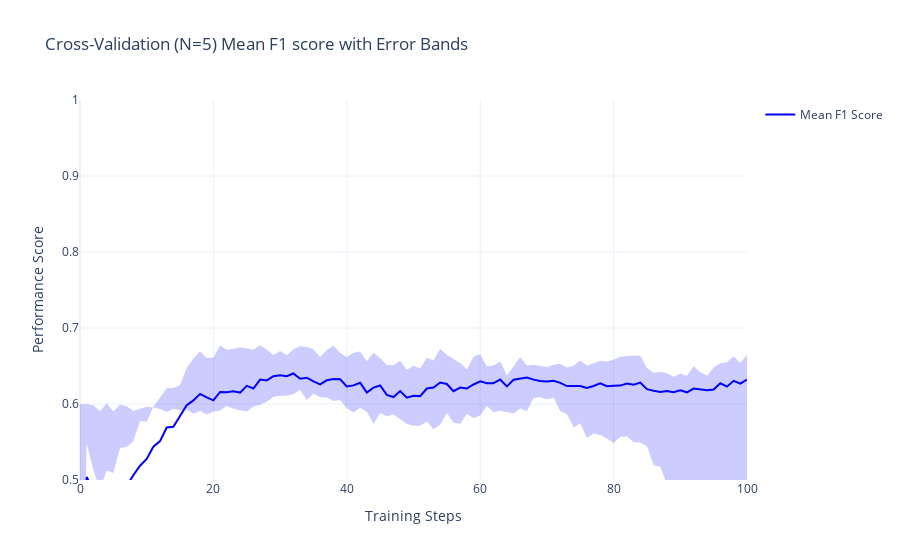
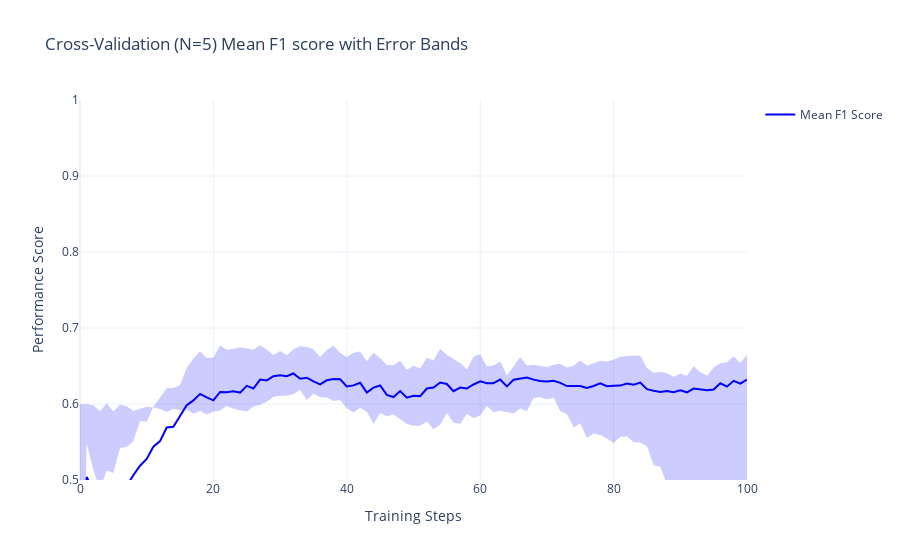

The notebook cell these images were saved under, in order:
### Markdown cell above
And get the performance plots:

### Code cell
from ARISA_DSML.train import plot_error_scatter
cv_results = pd.read_csv(cv_output_path)
plot_error_scatter(
    df_plot=cv_results, 
    name="Mean F1 Score", 
    title="Cross-Validation (N=5) Mean F1 score with Error Bands",
    xtitle="Training Steps",
    ytitle="Performance Score",
    yaxis_range=[0.5, 1]
)

### Figure 1 — Plotly figure (JSON) as saved in the notebook; plotly's stock layout.template omitted (floating-point values rounded to 4 significant figures; data arrays with more than 128 entries replaced by an {"elided": "..."} marker saying what was removed)
{"data": [{"line": {"color": "blue"}, "mode": "lines", "name": "Mean F1 Score", "type": "scatter", "x": [0, 1, 2, 3, 4, 5, 6, 7, 8, 9, 10, 11, 12, 13, 14, 15, 16, 17, 18, 19, 20, 21, 22, 23, 24, 25, 26, 27, 28, 29, 30, 31, 32, 33, 34, 35, 36, 37, 38, 39, 40, 41, 42, 43, 44, 45, 46, 47, 48, 49, 50, 51, 52, 53, 54, 55, 56, 57, 58, 59, 60, 61, 62, 63, 64, 65, 66, 67, 68, 69, 70, 71, 72, 73, 74, 75, 76, 77, 78, 79, 80, 81, 82, 83, 84, 85, 86, 87, 88, 89, 90, 91, 92, 93, 94, 95, 96, 97, 98, 99, 100], "y": [0.05926, 0.5041, 0.4854, 0.4539, 0.4701, 0.4807, 0.4952, 0.4924, 0.5062, 0.5188, 0.5277, 0.5437, 0.5512, 0.5691, 0.5701, 0.5844, 0.5984, 0.6047, 0.6133, 0.6087, 0.6048, 0.6159, 0.6155, 0.6168, 0.615, 0.6238, 0.6204, 0.6322, 0.6311, 0.6365, 0.6379, 0.6366, 0.6402, 0.6332, 0.6346, 0.6297, 0.6259, 0.6312, 0.6328, 0.6324, 0.6232, 0.6245, 0.6279, 0.6149, 0.6216, 0.6244, 0.612, 0.6092, 0.617, 0.6083, 0.6109, 0.6104, 0.6204, 0.6218, 0.6283, 0.6263, 0.6168, 0.6216, 0.6204, 0.6257, 0.6298, 0.6274, 0.6273, 0.6323, 0.6232, 0.632, 0.6334, 0.6348, 0.6321, 0.6303, 0.6296, 0.6305, 0.6278, 0.6236, 0.6236, 0.6237, 0.6212, 0.6237, 0.6272, 0.6235, 0.6242, 0.6242, 0.627, 0.6255, 0.6283, 0.6195, 0.6174, 0.6158, 0.617, 0.6156, 0.6181, 0.6154, 0.6204, 0.6196, 0.6182, 0.619, 0.6273, 0.6228, 0.6305, 0.6269, 0.6323]}, {"fill": "toself", "fillcolor": "rgba(0, 0, 255, 0.2)", "line": {"color": "rgba(255, 255, 255, 0)"}, "showlegend": false, "type": "scatter", "x": {"elided": "202 int values"}, "y": {"elided": "202 float values"}}], "layout": {"title": {"text": "Cross-Validation (N=5) Mean F1 score with Error Bands"}, "xaxis": {"title": {"text": "Training Steps"}}, "yaxis": {"range": [0.5, 1], "title": {"text": "Performance Score"}}}}

### Figure 2 — Plotly figure (JSON) as saved in the notebook; plotly's stock layout.template omitted (floating-point values rounded to 4 significant figures; data arrays with more than 128 entries replaced by an {"elided": "..."} marker saying what was removed)
{"data": [{"line": {"color": "blue"}, "mode": "lines", "name": "Mean F1 Score", "type": "scatter", "x": [0, 1, 2, 3, 4, 5, 6, 7, 8, 9, 10, 11, 12, 13, 14, 15, 16, 17, 18, 19, 20, 21, 22, 23, 24, 25, 26, 27, 28, 29, 30, 31, 32, 33, 34, 35, 36, 37, 38, 39, 40, 41, 42, 43, 44, 45, 46, 47, 48, 49, 50, 51, 52, 53, 54, 55, 56, 57, 58, 59, 60, 61, 62, 63, 64, 65, 66, 67, 68, 69, 70, 71, 72, 73, 74, 75, 76, 77, 78, 79, 80, 81, 82, 83, 84, 85, 86, 87, 88, 89, 90, 91, 92, 93, 94, 95, 96, 97, 98, 99, 100], "y": [0.05926, 0.5041, 0.4854, 0.4539, 0.4701, 0.4807, 0.4952, 0.4924, 0.5062, 0.5188, 0.5277, 0.5437, 0.5512, 0.5691, 0.5701, 0.5844, 0.5984, 0.6047, 0.6133, 0.6087, 0.6048, 0.6159, 0.6155, 0.6168, 0.615, 0.6238, 0.6204, 0.6322, 0.6311, 0.6365, 0.6379, 0.6366, 0.6402, 0.6332, 0.6346, 0.6297, 0.6259, 0.6312, 0.6328, 0.6324, 0.6232, 0.6245, 0.6279, 0.6149, 0.6216, 0.6244, 0.612, 0.6092, 0.617, 0.6083, 0.6109, 0.6104, 0.6204, 0.6218, 0.6283, 0.6263, 0.6168, 0.6216, 0.6204, 0.6257, 0.6298, 0.6274, 0.6273, 0.6323, 0.6232, 0.632, 0.6334, 0.6348, 0.6321, 0.6303, 0.6296, 0.6305, 0.6278, 0.6236, 0.6236, 0.6237, 0.6212, 0.6237, 0.6272, 0.6235, 0.6242, 0.6242, 0.627, 0.6255, 0.6283, 0.6195, 0.6174, 0.6158, 0.617, 0.6156, 0.6181, 0.6154, 0.6204, 0.6196, 0.6182, 0.619, 0.6273, 0.6228, 0.6305, 0.6269, 0.6323]}, {"fill": "toself", "fillcolor": "rgba(0, 0, 255, 0.2)", "line": {"color": "rgba(255, 255, 255, 0)"}, "showlegend": false, "type": "scatter", "x": {"elided": "202 int values"}, "y": {"elided": "202 float values"}}], "layout": {"title": {"text": "Cross-Validation (N=5) Mean F1 score with Error Bands"}, "xaxis": {"title": {"text": "Training Steps"}}, "yaxis": {"range": [0.5, 1], "title": {"text": "Performance Score"}}}}
